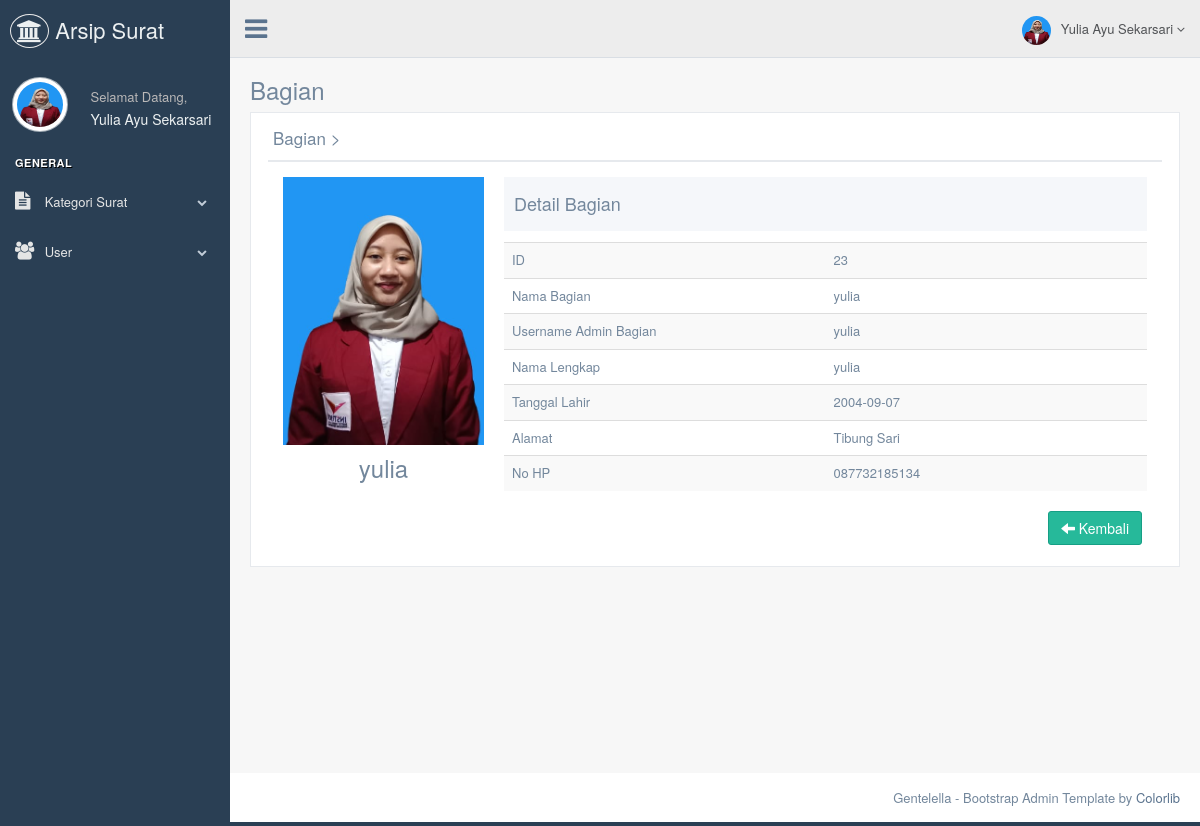
/admin/detail-bagian.php?id_bagian=23 (signed in), run on the app's committed database.
### tables this page shows
CREATE TABLE `tb_bagian` (
  `id_bagian` int(11) NOT NULL,
  `nama_bagian` varchar(120) NOT NULL,
  `username_admin_bagian` varchar(50) NOT NULL,
  `password_bagian` varchar(50) NOT NULL,
  `nama_lengkap` varchar(70) NOT NULL,
  `tanggal_lahir_bagian` date NOT NULL,
  `alamat` text NOT NULL,
  `no_hp_bagian` varchar(12) NOT NULL,
  `gambar` varchar(255) NOT NULL
);

### admin/detail-bagian.php (the view, shortened to what this page needs)
<!DOCTYPE html>
<html lang="en">
  <head>
    <link href="../assets/vendors/bootstrap/dist/css/bootstrap.min.css" rel="stylesheet">
    <link href="../assets/vendors/font-awesome/css/font-awesome.min.css" rel="stylesheet">
    <link href="../assets/vendors/nprogress/nprogress.css" rel="stylesheet">
    <link href="../assets/vendors/iCheck/skins/flat/green.css" rel="stylesheet">
    <link href="../assets/vendors/google-code-prettify/bin/prettify.min.css" rel="stylesheet">
    <link href="../assets/vendors/select2/dist/css/select2.min.css" rel="stylesheet">
    <link href="../assets/vendors/switchery/dist/switchery.min.css" rel="stylesheet">
    <link href="../assets/vendors/bootstrap-daterangepicker/daterangepicker.css" rel="stylesheet">
    <link href="../assets/vendors/bootstrap-datetimepicker/build/css/bootstrap-datetimepicker.css" rel="stylesheet">
    <link href="../assets/vendors/starrr/dist/starrr.css" rel="stylesheet">
    <link href="../assets/vendors/bootstrap-daterangepicker/daterangepicker.css" rel="stylesheet">
    <link href="../assets/build/css/custom.min.css" rel="stylesheet">
  </head>
  <body class="nav-md">
    <div class="container body">
      <div class="main_container">
        <?php
        include("sidebarmenu.php");
        ?>
        <?php
        include("header.php");
        ?>
        <div class="right_col" role="main">
          <div class="">
            <div class="page-title">
              <div class="title_left">
                <h3>Bagian</h3>
              </div>
            </div>
            <div class="clearfix"></div>
            <div class="row">
              <div class="col-md-12 col-sm-12 col-xs-12">
                <div class="x_panel">
                  <div class="x_title">
                    <h2>Bagian ><small>Detail Bagian</small></h2>
                    <div class="clearfix"></div>
                  </div>
                  <?php include '../koneksi/koneksi.php';
                     $id			= mysqli_real_escape_string($db,$_GET['id_bagian']);
                     $sql  		= "SELECT * FROM tb_bagian where id_bagian='".$id."'";
                     $query  	= mysqli_query($db, $sql);
                     $data 		= mysqli_fetch_array($query);?>
                  <div class="x_content">
                    <div class="col-md-3 col-sm-3 col-xs-12 profile_left">
                      <div class="profile_img">
                        <div id="crop-avatar">
                          <img class="img-responsive avatar-view" src="../bagian/images/<?php echo $data['gambar'];?>" alt="Avatar">
                        </div>
                      </div>
                      <h3 align="center"><?php echo $data['nama_bagian']?></h3>
                      <br />
                    </div>
                    <div class="col-md-9 col-sm-9 col-xs-12">
                      <div class="profile_title">
                        <div class="col-md-6">
                          <h2>Detail Bagian </h2>
                        </div>
                      </div>
                      <div class="x_content">
                    </div>
                    <table class="table table-striped">
                      <tbody>
                        <tr>
                          <td width="50%">ID</td>
                          <td><?php echo $data['id_bagian']?></td>
                        </tr>
                        <tr>
                          <td>Nama Bagian</td>
                          <td><?php echo $data['nama_bagian']?></td>
                        </tr>
                        <tr>
                          <td>Username Admin Bagian</td>
                          <td><?php echo $data['username_admin_bagian']?></td>
                        </tr>
                        <tr>
                          <td>Nama Lengkap</td>
                          <td><?php echo $data['nama_lengkap']?></td>
                        </tr>
                        <tr>
                          <td>Tanggal Lahir</td>
                          <td><?php echo $data['tanggal_lahir_bagian']?></td>
                        </tr>
                        <tr>
                          <td>Alamat</td>
                          <td><?php echo $data['alamat']?></td>
                        </tr>
                           <tr>
                          <td>No HP</td>
                          <td><?php echo $data['no_hp_bagian']?></td>
                        </tr>
                      </tbody>
                    </table>
                    <div class="text-right">
                   <a href="databagian.php" class="btn btn-success"><span class="glyphicon glyphicon-arrow-left"></span> Kembali</a></div>
                  </div>
                    </div>
                  </div>
                </div>
              </div>
            </div>
          </div>
        </div>
        <footer>
          <div class="pull-right">
            Gentelella - Bootstrap Admin Template by <a href="https://colorlib.com">Colorlib</a>
          </div>
          <div class="clearfix"></div>
        </footer>
      </div>
  </body>
</html>

### admin/sidebarmenu.php (shortened to what this page needs)
<?php
	 include '../koneksi/koneksi.php';
			$sql  		= "SELECT * FROM tb_admin where id_admin='".$_SESSION['id']."'";
			$query  	= mysqli_query($db, $sql);
			$data 		= mysqli_fetch_array($query);
?>
        <div class="col-md-3 left_col">
          <div class="left_col scroll-view">
            <div class="navbar nav_title" style="border: 0;">
              <a href="index.php" class="site_title"><i class="fa fa-institution"></i> <span> Arsip Surat</span></a>
            </div>
            <div class="profile clearfix">
              <div class="profile_pic">
                <img src="images/<?php echo $data['gambar']; ?>" height="55" width="55" alt="" class="img-circle profile_img">
              </div>
              <div class="profile_info">
                <span>Selamat Datang,</span>
                <h2><?php echo $_SESSION['nama'];?></h2>
              </div>
            </div>
            <br />
            <div id="sidebar-menu" class="main_menu_side hidden-print main_menu">
              <div class="menu_section">
                <h3>General</h3>
                <ul class="nav side-menu">
                  <li><a><i class="fa fa-file-text"></i> Kategori Surat <span class="fa fa-chevron-down"></span></a>
                  </li>
                  <li><a><i class="fa fa-users"></i> User <span class="fa fa-chevron-down"></span></a>
                  </li>
                </ul>
              </div>
            </div>
          </div>
        </div>

### admin/header.php (shortened to what this page needs)
<?php
include '../koneksi/koneksi.php';
$sql  		= "SELECT * FROM tb_admin where id_admin='".$_SESSION['id']."'";
$query  	= mysqli_query($db, $sql);
$data 		= mysqli_fetch_array($query);
?>
        <div class="top_nav">
          <div class="nav_menu">
            <nav>
              <div class="nav toggle">
                <a id="menu_toggle"><i class="fa fa-bars"></i></a>
              </div>
              <ul class="nav navbar-nav navbar-right">
                <li class="">
                  <a href="javascript:;" class="user-profile dropdown-toggle" data-toggle="dropdown" aria-expanded="false">
                    <img src="images/<?php echo $data['gambar']; ?>" alt=""><?php echo $_SESSION['nama'];?>
                    <span class=" fa fa-angle-down"></span>
                  </a>
                </li>
              </ul>
            </nav>
          </div>
        </div>

### data on the page
tb_bagian: gambar (picture), nama_bagian "yulia", id_bagian "23", username_admin_bagian "yulia", nama_lengkap "yulia", tanggal_lahir_bagian "2004-09-07", alamat "Tibung Sari", no_hp_bagian "087732185134"

### other printed values
$_SESSION['nama'] "Yulia Ayu Sekarsari"
